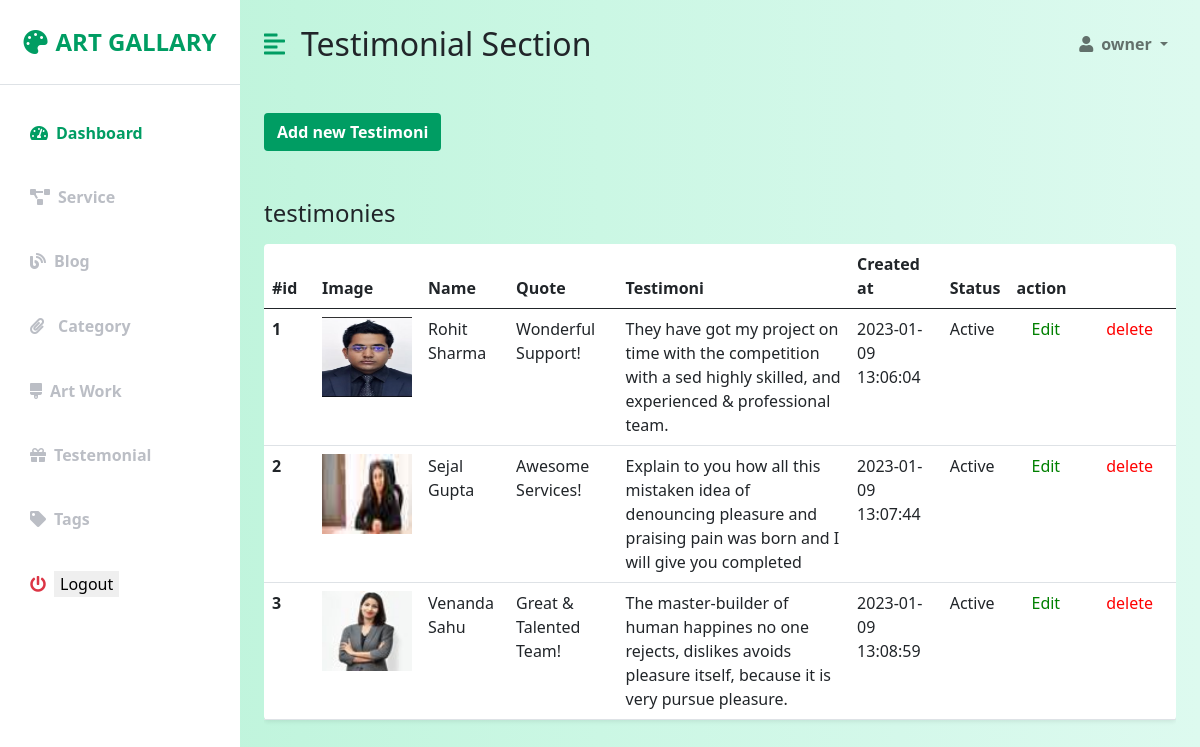
The app's page /admin/testimonial/index.php (signed in) with its own data.
### tables this page shows
CREATE TABLE `testimonial` (
  `id` int(11) NOT NULL,
  `image` text NOT NULL,
  `name` text NOT NULL,
  `quote` text NOT NULL,
  `testimoni` text NOT NULL,
  `status` text NOT NULL,
  `created_at` timestamp NOT NULL DEFAULT current_timestamp()
);

### admin/testimonial/index.php (the view, shortened to what this page needs)
<?php
   include("../connection.php");
   $sql = "SELECT * from `testimonial` ";
   $testimoni = $connect->query($sql);
 ?>
<!DOCTYPE html>
<html lang="en">
<head>
    <link href="https://cdn.jsdelivr.net/npm/bootstrap@5.0.0-beta3/dist/css/bootstrap.min.css" rel="stylesheet" />
    <link rel="stylesheet" href="https://cdnjs.cloudflare.com/ajax/libs/font-awesome/5.15.3/css/all.min.css" />
    <link rel="stylesheet" href="../styles.css" />
</head>
<body>
    <div class="d-flex" id="wrapper">
        <div class="bg-white" id="sidebar-wrapper">
            <div class="sidebar-heading text-center py-4 primary-text fs-4 fw-bold text-uppercase border-bottom"><i
                    class="fas fa-palette me-2"></i>Art Gallary</div>
            <div class="list-group list-group-flush my-3">
                <a href="../index.php" class="list-group-item list-group-item-action bg-transparent second-text active"><i
                        class="fas fa-tachometer-alt me-2"></i>Dashboard</a>
                <a href="../service/index.php" class="list-group-item list-group-item-action bg-transparent second-text fw-bold"><i
                        class="fas fa-project-diagram me-2"></i>Service</a>
                <a href="../blog/index.php" class="list-group-item list-group-item-action bg-transparent second-text fw-bold"><i
                        class="fas fa-blog me-2"></i>Blog</a>
                <div class="list-group-item list-group-item-action bg-transparent second-text fw-bold dropdown"><i
                        class="fas fa-paperclip me-2"></i><button class="dropbtn bg-transparent second-text fw-bold">Category</button>
                    </div>
                <a href="../artWork/index.php" class="list-group-item list-group-item-action bg-transparent second-text fw-bold"><i
                        class="fas fa-brush me-2"></i>Art Work</a>
                <a href="index.php" class="list-group-item list-group-item-action bg-transparent second-text fw-bold"><i
                        class="fas fa-gift me-2"></i>Testemonial</a>
                <a href="../tag/index.php" class="list-group-item list-group-item-action bg-transparent second-text fw-bold"><i
                        class="fas fa-tag me-2"></i>Tags</a>
                        <form action="../logout.php" method="post" class="list-group-item list-group-item-action bg-transparent text-danger fw-bold"><i
                        class="fas fa-power-off me-2"></i><button name="logout" style="border:none;">Logout</button></form>
            </div>
        </div>
        <div id="page-content-wrapper">
            <nav class="navbar navbar-expand-lg navbar-light bg-transparent py-4 px-4">
                <div class="d-flex align-items-center">
                    <i class="fas fa-align-left primary-text fs-4 me-3" id="menu-toggle"></i>
                    <h2 class="fs-2 m-0">Testimonial Section</h2>
                </div>
                <div class="collapse navbar-collapse" id="navbarSupportedContent">
                    <ul class="navbar-nav ms-auto mb-2 mb-lg-0">
                        <li class="nav-item dropdown">
                            <a class="nav-link dropdown-toggle second-text fw-bold" href="#" id="navbarDropdown"
                                role="button" data-bs-toggle="dropdown" aria-expanded="false">
                                <i class="fas fa-user me-2"></i>owner
                            </a>
                        </li>
                    </ul>
                </div>
            </nav>
            <div class="container-fluid px-4">
               <a href="add.php"> <button type="submit" class="btn">Add new Testimoni</button></a>
                <div class="row my-5">
                    <h3 class="fs-4 mb-3">testimonies</h3>
                    <div class="col">
                    <div class= "table-responsive">
                        <table class="table bg-white rounded shadow-sm  table-hover">
                            <thead>
                                <tr>
                                    <th scope="col" width="50">#id</th>
                                    <th scope="col">Image</th>
                                    <th scope="col">Name</th>
                                    <th scope="col">Quote</th>
                                    <th scope="col">Testimoni</th>
                                    <th scope="col">Created at</th>
                                    <th scope="col">Status</th>
                                    <th  scope="col" colspan="2">action</th>
                                </tr>
                            </thead>
                            <tbody>
                            <?php
                            while($row = mysqli_fetch_assoc($testimoni)) {
                            ?>
                                <tr>
                                    <th scope="row"><?= $row['id'] ?></th>
                                    <td><img src="../../dbimages/<?= $row['image'] ?>" alt="" style="width:90px; height:80px;" ></td>
                                    <td><?= $row['name'] ?></td>
                                    <td><?= $row['quote'] ?></td>
                                    <td><?= $row['testimoni'] ?></td>
                                    <td><?= $row['created_at'] ?></td>
                                    <td><?= $row['status'] ?></td>
                                    <td ><a href="edit.php?id= <?= $row['id']?>" class="edit"> Edit  </a> </td>
                                    <td><a href="index.php?id= <?= $row['id']?>" class="delete">delete</a></td>
                                </tr>
                                <?php } ?>
                            </tbody>
                        </table>
                            </div>
                    </div>
                </div>
            </div>
        </div>
    </div>
</body>
</html>

### admin/styles.css (style rules this page uses)
:root { --main-bg-color: #009d63; --main-text-color: #009d63; --second-text-color: #bbbec5; --second-bg-color: #c1efde; }
.primary-text { color: var(--main-text-color); }
.second-text { color: var(--second-text-color); }
#wrapper { overflow-x: hidden; background-image: linear-gradient( to right, #baf3d7, #c2f5de, #cbf7e4, #d4f8ea, #ddfaef ); }
#sidebar-wrapper { min-height: 100vh; margin-left: -15rem; -webkit-transition: margin 0.25s ease-out; -moz-transition: margin 0.25s ease-out; -o-transition: margin 0.25s ease-out; transition: margin 0.25s ease-out; }
#sidebar-wrapper .sidebar-heading { padding: 0.875rem 1.25rem; font-size: 1.2rem; }
#sidebar-wrapper .list-group { width: 15rem; }
#page-content-wrapper { min-width: 100vw; }
#menu-toggle { cursor: pointer; }
.list-group-item { border: none; padding: 20px 30px; }
.list-group-item.active { background-color: transparent; color: var(--main-text-color); font-weight: bold; border: none; }
.btn { display: inline-block; margin-top: 25px; font-weight: 900; background-color: #009d63; text-align: left; color: white; }
@media (min-width: 768px) { #sidebar-wrapper { margin-left: 0; } }
@media (min-width: 768px) { #page-content-wrapper { min-width: 0; width: 100%; } }
.dropbtn { border: none; }
a { text-decoration: none; }
.edit { color: green; padding: 0 15px; transition: 0.3s ease; }
.delete { color: red; padding: 0 15px; transition: 0.3s ease; }

### records on screen
testimonial: id "1", image (picture), name "Rohit Sharma", quote "Wonderful Support!", testimoni "They have got my project on time with the competition with a sed highly skilled, and experienced & professional team.", created_at "2023-01-09 13:06:04", status "Active"
testimonial: id "2", image (picture), name "Sejal Gupta", quote "Awesome Services!", testimoni "Explain to you how all this mistaken idea of denouncing pleasure and praising pain was born and I will give you completed", created_at "2023-01-09 13:07:44", status "Active"
testimonial: id "3", image (picture), name "Venanda Sahu", quote "Great & Talented Team!", testimoni "The master-builder of human happines no one rejects, dislikes avoids pleasure itself, because it is very pursue pleasure.", created_at "2023-01-09 13:08:59", status "Active"
